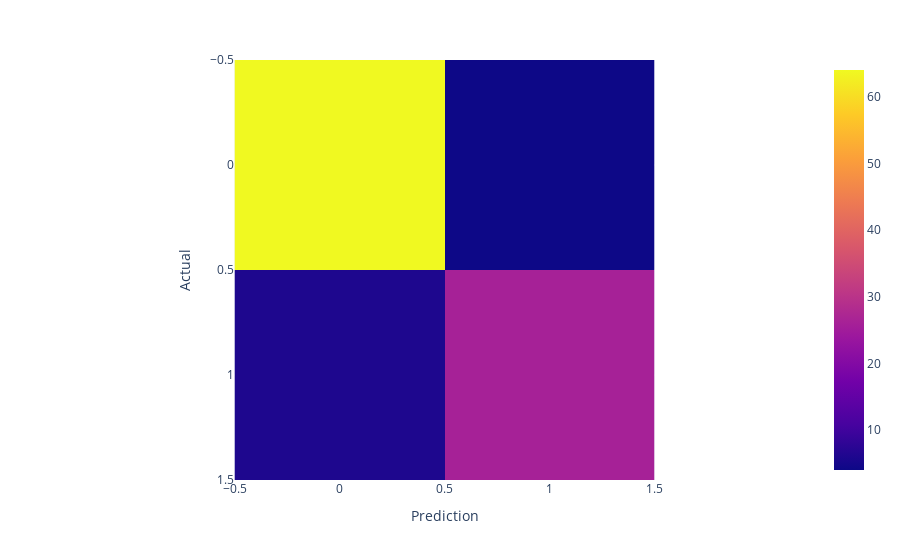

Here is the notebook cell this chart was saved with:
### Code cell
# evaluate predictions
from sklearn.metrics import accuracy_score, classification_report, confusion_matrix

print("Accuracy: ", accuracy_score(y_test, y_pred))
print(classification_report(y_test, y_pred))
cm = confusion_matrix(y_test, y_pred)
print(cm)
fig = px.imshow(
    img=cm,
    labels={"x": "Prediction", "y": "Actual"},
)
fig.show()

### Figure 1 — Plotly figure (JSON) as saved in the notebook; plotly's stock layout.template omitted (floating-point values rounded to 4 significant figures)
{"data": [{"coloraxis": "coloraxis", "hovertemplate": "Prediction: %{x}<br>Actual: %{y}<br>color: %{z}<extra></extra>", "name": "0", "type": "heatmap", "xaxis": "x", "yaxis": "y", "z": [[64, 4], [6, 26]]}], "layout": {"coloraxis": {"colorscale": [[0, "#0d0887"], [0.1111, "#46039f"], [0.2222, "#7201a8"], [0.3333, "#9c179e"], [0.4444, "#bd3786"], [0.5556, "#d8576b"], [0.6667, "#ed7953"], [0.7778, "#fb9f3a"], [0.8889, "#fdca26"], [1, "#f0f921"]]}, "margin": {"t": 60}, "xaxis": {"anchor": "y", "constrain": "domain", "domain": [0, 1], "scaleanchor": "y", "title": {"text": "Prediction"}}, "yaxis": {"anchor": "x", "autorange": "reversed", "constrain": "domain", "domain": [0, 1], "title": {"text": "Actual"}}}}
